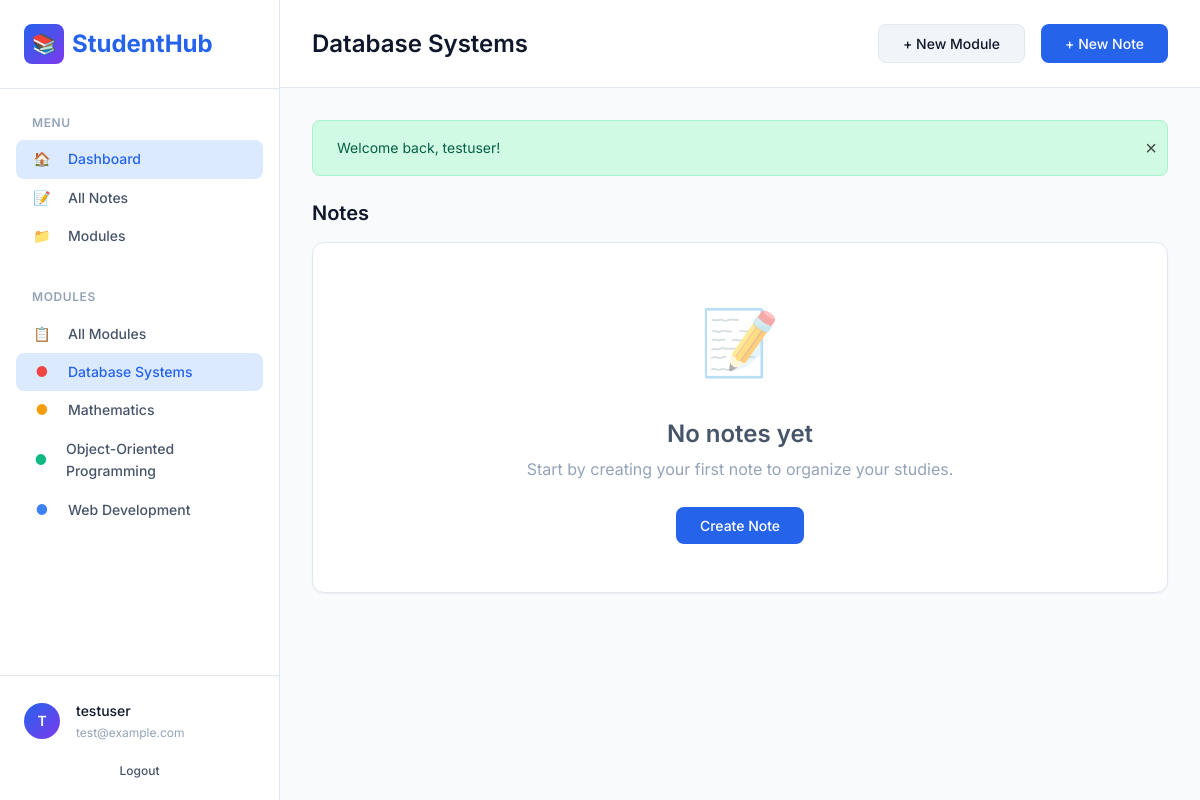
The page /dashboard.php?module=4 (signed in) on the database its author committed.
### tables this page shows
CREATE TABLE IF NOT EXISTS modules (
    id INT AUTO_INCREMENT PRIMARY KEY,
    name VARCHAR(100) NOT NULL,
    user_id INT NOT NULL,
    color VARCHAR(7) DEFAULT '#3B82F6',
    created_at DATETIME DEFAULT CURRENT_TIMESTAMP,
    updated_at DATETIME DEFAULT CURRENT_TIMESTAMP ON UPDATE CURRENT_TIMESTAMP,
    FOREIGN KEY (user_id) REFERENCES users(id) ON DELETE CASCADE,
    INDEX idx_user_id (user_id)
);

### dashboard.php (the view, shortened to what this page needs)
<?php
require_once 'includes/functions.php';
$userId = getCurrentUserId();
$username = getCurrentUsername();
$filterModule = isset($_GET['module']) ? (int)$_GET['module'] : null;
$modules = getUserModules($userId);
$notes = getUserNotes($userId, $filterModule);
require_once 'includes/header.php';
?>
<aside class="sidebar">
    <div class="sidebar-header">
        <a href="dashboard.php" class="logo">
            <div class="logo-icon">📚</div>
            <span>StudentHub</span>
        </a>
    </div>
    <nav class="sidebar-nav">
        <div class="sidebar-section">
            <div class="sidebar-section-title">Menu</div>
            <a href="dashboard.php" class="sidebar-link active">
                <span class="sidebar-link-icon">🏠</span>
                <span>Dashboard</span>
            </a>
            <a href="notes.php" class="sidebar-link">
                <span class="sidebar-link-icon">📝</span>
                <span>All Notes</span>
            </a>
            <a href="modules.php" class="sidebar-link">
                <span class="sidebar-link-icon">📁</span>
                <span>Modules</span>
            </a>
        </div>
        <div class="sidebar-section">
            <div class="sidebar-section-title">Modules</div>
            <a href="dashboard.php" class="sidebar-link <?= !$filterModule ? 'active' : '' ?>">
                <span class="sidebar-link-icon">📋</span>
                <span>All Modules</span>
            </a>
            <?php foreach ($modules as $module): ?>
                <a href="dashboard.php?module=<?= $module['id'] ?>"
                   class="sidebar-link <?= $filterModule == $module['id'] ? 'active' : '' ?>">
                    <span class="sidebar-link-icon" style="color: <?= escape($module['color']) ?>">●</span>
                    <span><?= escape($module['name']) ?></span>
                </a>
            <?php endforeach; ?>
        </div>
    </nav>
    <div class="sidebar-footer">
        <div class="user-menu">
            <div class="user-avatar">
                <?= strtoupper(substr($username, 0, 1)) ?>
            </div>
            <div class="user-info">
                <div class="user-name"><?= escape($username) ?></div>
                <div class="user-email"><?= escape($_SESSION['email']) ?></div>
            </div>
        </div>
        <a href="logout.php" class="btn btn-ghost btn-sm" style="width: 100%; margin-top: 0.5rem;">
            Logout
        </a>
    </div>
</aside>
<main class="main-content">
    <header class="content-header">
        <div>
            <h1>
                <?php if ($filterModule): ?>
                    <?php
                        $currentModule = array_filter($modules, fn($m) => $m['id'] == $filterModule);
                        $currentModule = reset($currentModule);
                    ?>
                    <?= escape($currentModule['name'] ?? 'Notes') ?>
                <?php else: ?>
                    Dashboard
                <?php endif; ?>
            </h1>
        </div>
        <div class="flex gap-2">
            <a href="modules.php" class="btn btn-secondary">+ New Module</a>
            <a href="notes.php?action=add" class="btn btn-primary">+ New Note</a>
        </div>
    </header>
    <div class="content-body">
        <?= displayFlashMessage() ?>
        <div style="display: flex; justify-content: space-between; align-items: center; margin-bottom: 1rem;">
            <h2 style="font-size: 1.25rem;">
                <?= $filterModule ? 'Notes' : 'Recent Notes' ?>
            </h2>
        </div>
        <?php if (empty($notes)): ?>
            <div class="empty-state card">
                <div class="empty-state-icon">📝</div>
                <h3>No notes yet</h3>
                <p>Start by creating your first note to organize your studies.</p>
                <a href="notes.php?action=add" class="btn btn-primary">Create Note</a>
            </div>
        <?php endif; ?>
    </div>
</main>
<?php require_once 'includes/footer.php'; ?>

### rows shown on the page
modules: name "Database Systems"
modules: name "Mathematics"
modules: name "Object-Oriented Programming"
modules: name "Web Development"

### other values the page prints
substr($username, 0, 1) "T"
$username "testuser"
$_SESSION['email'] "test@example.com"
$message "Welcome back, testuser!"
